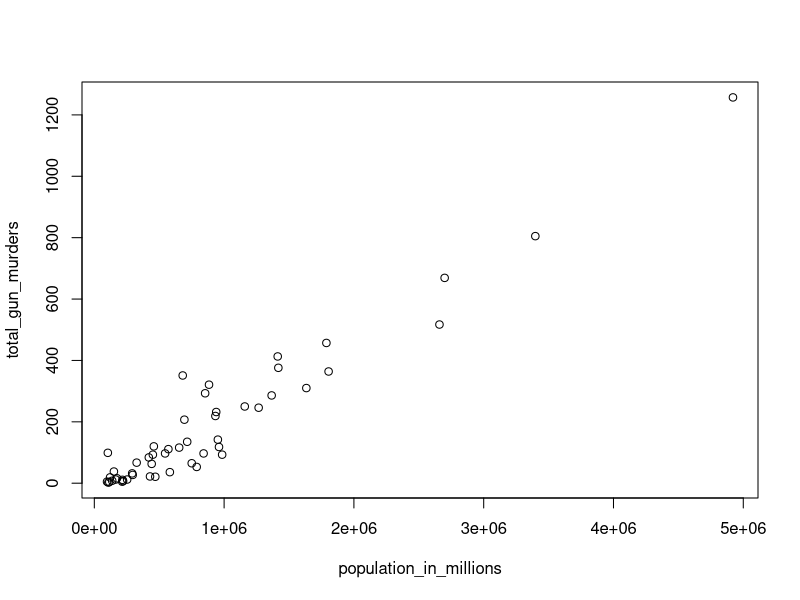
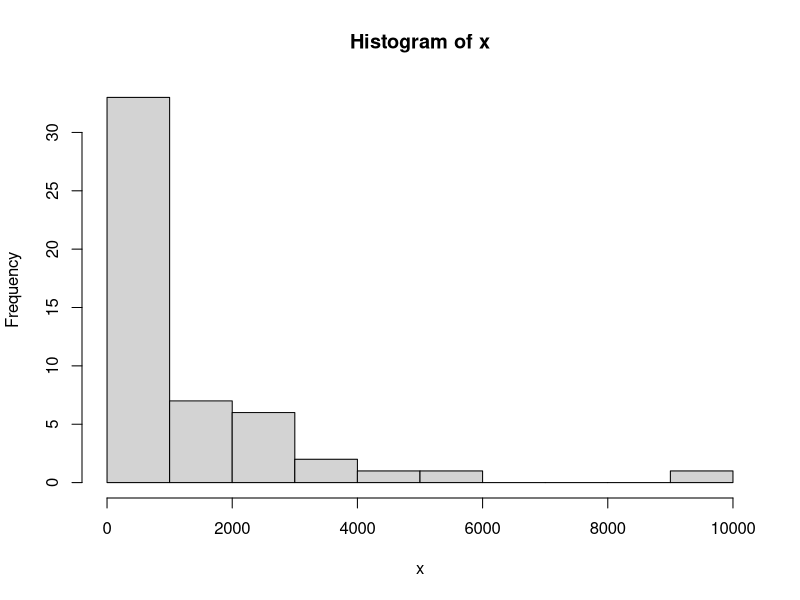
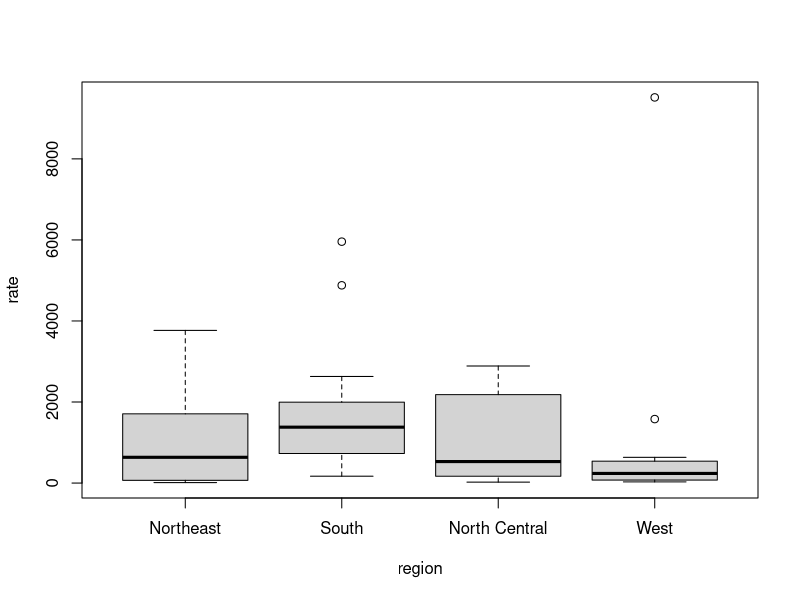
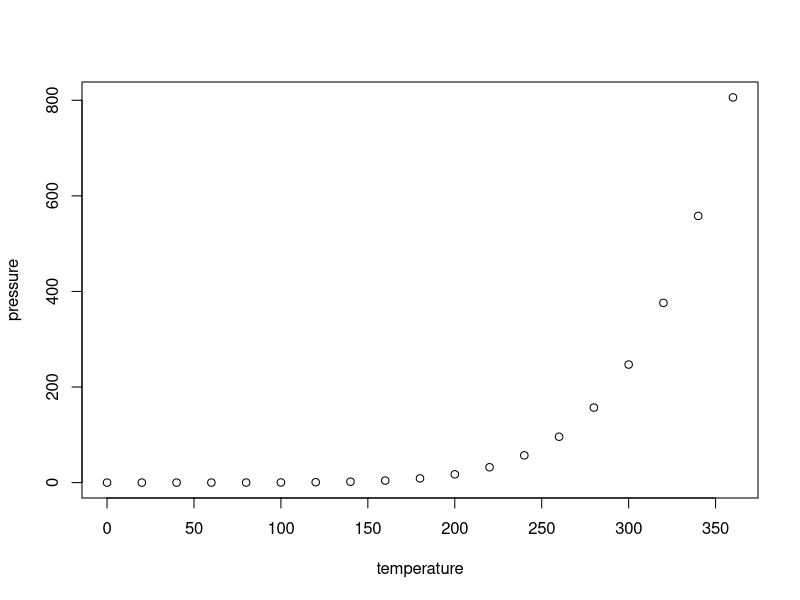

Recreate these plots in R, in order.
## ---- chunk 1
knitr::opts_chunk$set(echo = TRUE)
## ---- chunk 2
library(dslabs)
data("murders")

## ---- chunk 3
sort(murders$population)
pop <- murders$population
index <- order(pop)



## ---- chunk 4
pop[index]

order(index)
## ---- chunk 5
min(murders$total)
## ---- chunk 6
i_min <- which.min(murders$total)
murders$state[i_min]
## ---- chunk 7
i_min <- which.min(murders$population)
murders$state[i_min]
## ---- chunk 8
temp <- c(35, 88, 42, 84, 81, 30)
city <- c("Beijing","Lagos","Paris","Rio de Janeiro","San Juan","Toronto")
city_temps <- data.frame(name = city, temperature = temp)
city_temps
## ---- chunk 9
ranks <- c(city_temps)
## ---- chunk 10
ranks

## ---- chunk 11
negara <- c("USA","Germany", "Engleand", "Qatar", "France")
populasi <- c(1,3,2,5,4)
my_df <- data.frame(negara = negara,populasi_rendah = populasi )
my_df
## ---- chunk 12
ind <- order(my_df$populasi)
my_df$populasi[ind]
## ---- chunk 13
population_in_millions <- murders$population/log10(murders$population)
total_gun_murders <- murders$total
plot(population_in_millions, total_gun_murders)
## ---- chunk 14
x <- with(murders, total_gun_murders / population_in_millions * murders$population)
hist(x)


## ---- chunk 15
murders$rate <- with(murders, total_gun_murders / population_in_millions * murders$population)
boxplot(rate~region, data = murders) 
## ---- chunk 16
summary(cars)
## ---- chunk 17
plot(pressure)
